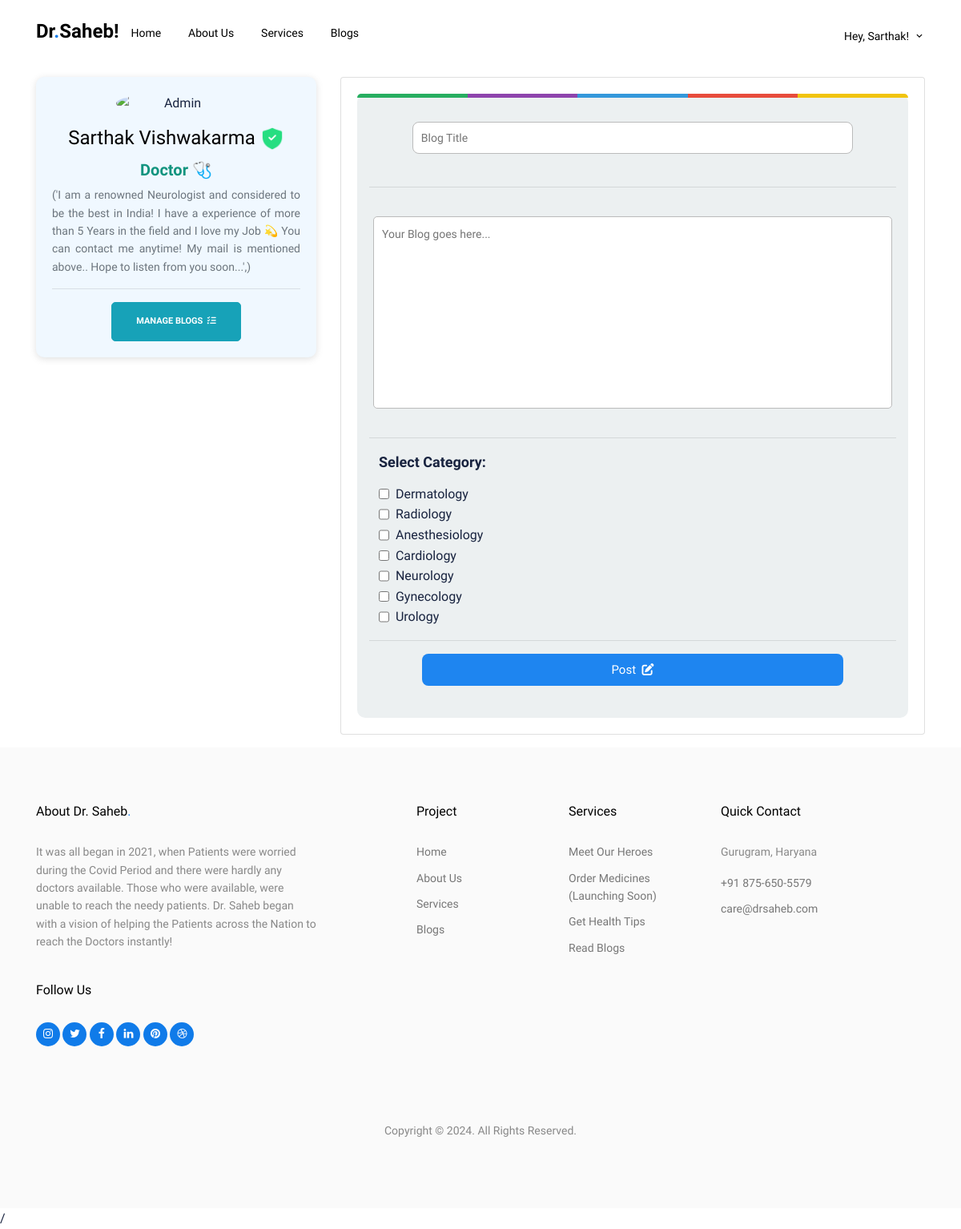
The page /blogs/write/ (signed in) on the database its author committed.
### doctor/models.py (models this page shows)
class DoctorProfile(models.Model):
    user = models.OneToOneField(User, on_delete=models.CASCADE)
    department = models.ForeignKey(Department, on_delete=models.CASCADE)
    reg_no = models.CharField(max_length=10)
    specialist = models.CharField(max_length=100)
    desc = models.TextField(max_length=200, default=None)
    degree = models.CharField(max_length=200)
    hospital = models.CharField(max_length=150)
    hospital_district = models.CharField(max_length=150)
    hospital_state = models.CharField(max_length=150)
    fees = models.CharField(max_length=50)
    avail = models.BooleanField(default=False)
    room_id = models.CharField(max_length=100, default='--')

### department/models.py (models this page shows, shortened)
class Department(models.Model):
    name = models.CharField(max_length=100)
    desc = models.TextField(max_length=200)
    slug = AutoSlugField(unique=True, null=True, populate_from = 'name', default=None)

### blog/views.py (the view, shortened to what this page needs)
# urls.py: path('write/', views.writeBlog),
@login_required(login_url='/sign-in/')
def writeBlog(request):
    user_name = request.user
    user = UserProfile.objects.filter(user__username = user_name)
    doctor = DoctorProfile.objects.filter(user__username = user_name)
    dep = Department.objects.all()
    return render(request, 'WriteBlog.html', {
        'users':user.first(),
        'profile':doctor.first(),
        'dep':dep
    })

### blog/Templates/WriteBlog.html (shortened to what this page needs)
{% extends 'Base/Base.html' %}
{% block content %}
<div class="untree_co-hero pb-0" id="home-section">
    <div class="container" data-aos="fade-up" data-aos-delay="0">
        <div class="main-body">
            <div class="row gutters-sm">
                <div class="col-md-4 mb-3">
                    <div class="card"
                        style="box-shadow: rgba(99, 99, 99, 0.2) 0px 2px 8px 0px; border: 0px; border-radius: 10px; background-color: aliceblue;">
                        <div class="card-body">
                            <div class="d-flex flex-column align-items-center text-center">
                                <img src="{{users.avatar.url}}" alt="Admin" class="rounded-circle" width="150"
                                    style="object-fit: cover;">
                                <div class="mt-3">
                                    <h4>{{request.user.first_name}} {{request.user.last_name}}
                                        {% if users.verify %}
                                        <img src="/Static/Images/security.png" style="height: 30px; width: 30px;">
                                        {% endif %}
                                    </h4>
                                    <p class="text-secondary mb-1" style="font-weight: 700; font-size: 20px;">
                                        Doctor 🩺
                                    <p class="text-muted"
                                        style="font-size: 14px; text-align:justify; color: rgb(90, 90, 90);">
                                        {{profile.desc}}
                                    </p>
                                    <hr>
                                    <div class="row">
                                        <div class="col-sm-12">
                                            <a class="btn btn-info" style="border-radius: 5px;" target="__blank"
                                                href="/blogs/manage">Manage Blogs&nbsp;&nbsp;<i
                                                    class="fa-solid fa-list-check"></i></a>
                                        </div>
                                    </div>
                                </div>
                            </div>
                        </div>
                    </div>
                </div>
                <div class="col-md-8">
                    <div class="card mb-3">
                        <div class="card-body">
                        <div class="login-wrap">
                            <form class="form" method="post">
                                <div class="row">
                                    <input type="text" placeholder="Blog Title" name="title" required
                                        value="{{data.title}}" />
                                </div>
                                <hr>
                                <div class="row">
                                    <textarea class="text"
                                        style="width: 100%; border-radius: 5px; height:15rem; resize: none; padding: 10px; margin: 20px;"
                                        type="text" placeholder="Your Blog goes here..." name="content"
                                        required>{{data.desc}}</textarea>
                                </div>
                                <hr>
                                <div class="row" style="font-size: 18px; margin: 12px 12px; font-weight: 700; ">
                                    Select Category:
                                </div>
                                {% for data in dep %}
                                <div class="row" style="margin: 0px 12px;">
                                    <input type="checkbox" name="category" value="{{data.name}}">
                                    &nbsp;&nbsp;{{data.name}}
                                </div>
                                {% endfor %}
                                <hr>
                                {% if user.username == request.user.username %}
                                <div class="row">
                                    <div class="col-sm-12">
                                        <button type="submit" name="save-profile"
                                            style="background-color: #1e85f0; border-radius: 8px; font-size: 15px;">Post&nbsp;&nbsp;<i
                                                class="fa-solid fa-pen-to-square"></i></button>
                                    </div>
                                </div>
                                {% endif %}
                            </form>
                        </div>
</div>
                </div>
            </div>
        </div>
    </div>
</div>
</div>
{% endblock %}

### Templates/Base/Navbar.html (shortened to what this page needs)
<nav class="site-nav dark js-site-navbar mb-5 site-navbar-target">
  <div class="container">
    <div class="site-navigation">
      <a href="index.html" class="logo m-0 float-left">Dr<span class="text-primary">.</span>Saheb!</a>
      <ul class="js-clone-nav d-none d-lg-inline-block site-menu float-left">
        <li class="active"><a href="/" class="nav-link">Home</a></li>
        <li><a href="{% url 'about' %}" class="nav-link">About Us</a></li>
        {% if request.user.is_authenticated %}
        <li><a href="{% url 'services' %}" class="nav-link">Services</a></li>
        <li><a href="{% url 'blog:blogs' %}" class="nav-link">Blogs</a></li>
        {% endif %}
      </ul>
      <ul class="js-clone-nav d-none mt-1 d-lg-inline-block site-menu float-right">
        {% if request.user.is_authenticated %}
        <li class="has-children">
          <a href="#" class="nav-link">Hey, {{ request.user.first_name }}!</a>
        </li>
        {% else %}
        <li class="cta-button-outline"><a href="{% url 'account:sign-in' %}">Sign in</a></li>
        <li class="cta-primary"><a href="{% url 'account:register' %}">Register</a></li>
        {% endif %}
      </ul>
    </div>
  </div>
</nav>

### Static/css/Account.css (style rules this page uses)
* { box-sizing: border-box; margin: 0; padding: 0; }

### Static/css/style.css (style rules this page uses)
body { font-family: "Work Sans", sans-serif; line-height: 1.6; background: #ffffff; overflow-x: hidden; font-size: 16px; color: #18233F; letter-spacing: normal; }
body:before { content: ""; position: fixed; top: 0; left: 0; z-index: 99; right: 0; bottom: 0; background: rgba(0, 0, 0, 0.2); opacity: 0; visibility: hidden; -webkit-transition: .3s all ease; -o-transition: .3s all ease; transition: .3s all ease; }
.text-secondary { color: #12947f !important; }
a { color: #107BE9; -webkit-transition: .3s all ease; -o-transition: .3s all ease; transition: .3s all ease; }
.text-primary { color: #107BE9 !important; }
h1, .h1, h2, .h2, h3, .h3, h4, .h4 { font-family: "Work Sans", sans-serif; color: #000000; }
.btn { padding-top: 15px; padding-bottom: 15px; padding-left: 30px; padding-right: 30px; border-radius: 30px; font-size: 11px; text-transform: uppercase; font-weight: 700; }
.logo { font-size: 24px; color: #ffffff; font-weight: 700; }
.site-nav { position: absolute; width: 100%; z-index: 10; }
.site-nav a { position: relative; z-index: 9; cursor: pointer; }
.site-nav { padding-top: 20px; padding-bottom: 20px; }
.site-nav .site-navigation .site-menu { margin-bottom: 0; }
.site-nav .site-navigation .site-menu > li { display: inline-block; }
.site-nav .site-navigation .site-menu > li > a { font-weight: 500; font-size: 14px; padding: 10px 15px; display: inline-block; text-decoration: none !important; position: relative; }
.site-nav .site-navigation .site-menu > li.active > a { color: #ffffff; }
.site-nav .site-navigation .site-menu .has-children { position: relative; }
.site-nav .site-navigation .site-menu .has-children > a { position: relative; padding-right: 20px; }
.site-nav .site-navigation .site-menu .has-children > a:before { position: absolute; content: "\e313"; font-size: 14px; top: 50%; right: 0; -webkit-transform: translateY(-50%); -ms-transform: translateY(-50%); transform: translateY(-50%); font-family: 'icomoon'; }
.site-nav.dark a { color: #000000; }
.site-nav.dark .site-navigation .site-menu > li.active > a { color: #000000; }
.untree_co-hero { position: relative; }
.untree_co-hero, .untree_co-hero > .container > .row { padding: 6rem 0; }

### Static/css/MyCSS.css (style rules this page uses)
button { width: 130px; height: 40px; border-radius: 10px; }

### rows shown on the page
DoctorProfile: desc "('I am a renowned Neurologist and considered to be the best in India! I have a experience of more than 5 Years in the field and I love my Job 💫 You can contact me anytime! My mail is mentioned above.. Hope to listen from you soon...',)"
Department: name "Dermatology"
Department: name "Radiology"
Department: name "Anesthesiology"
Department: name "Cardiology"
Department: name "Neurology"
Department: name "Gynecology"
Department: name "Urology"

### other values the page prints
{{ request.user.first_name }} "Sarthak"
{{ request.user.last_name }} "Vishwakarma"
